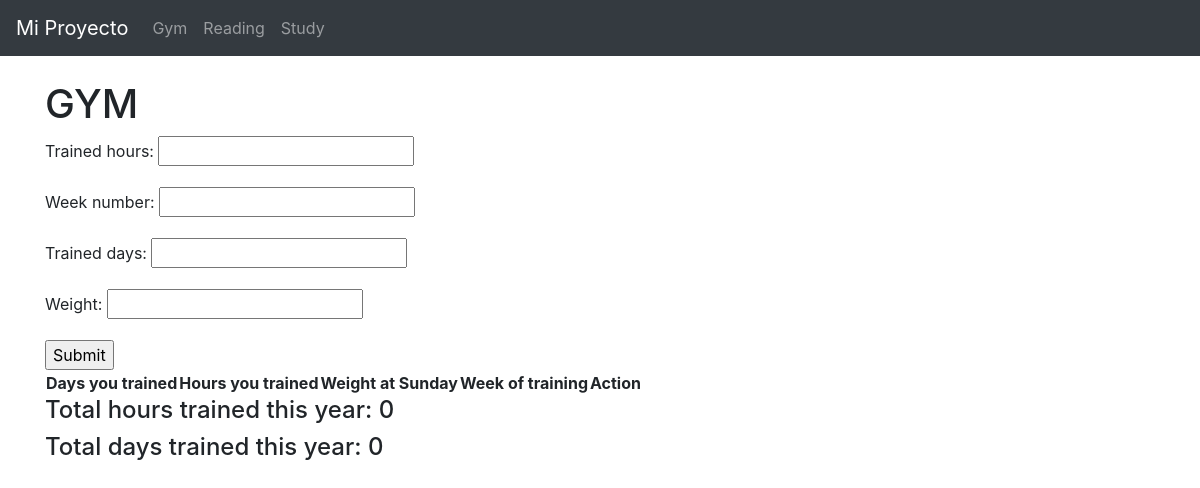
The page /gym/ on the database as committed earlier.
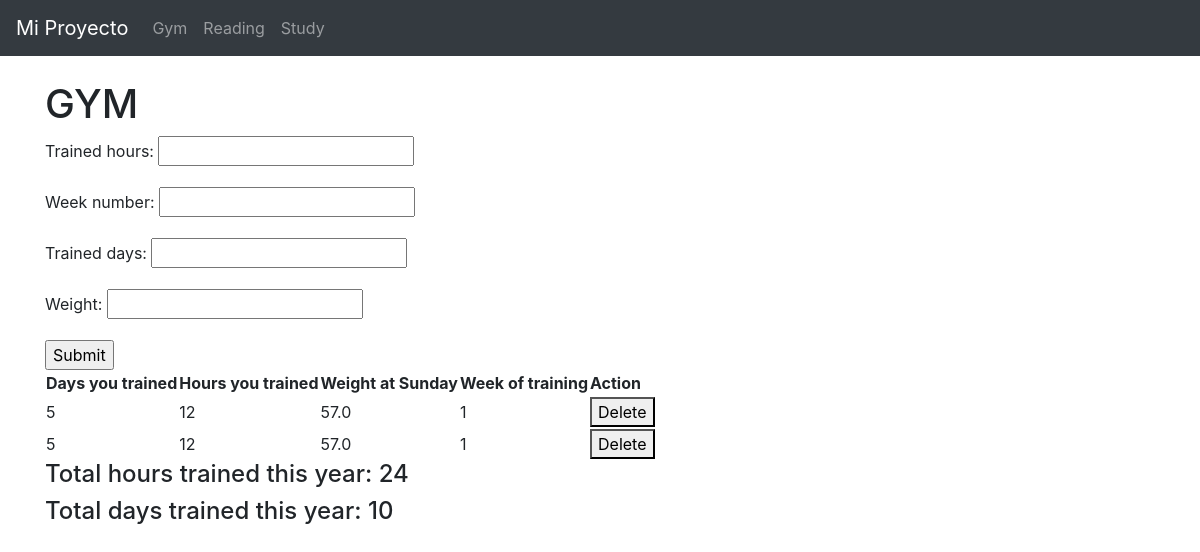
The same page on the database as committed later.
### gym/models.py (models this page shows, shortened)
class gym_track(models.Model):
    trained_hours = models.IntegerField()
    week_number = models.IntegerField()
    trained_days = models.IntegerField()
    weight = models.FloatField()
    date = models.DateField(auto_now_add=True)

### gym/views.py (the view)
# urls.py: path('', views.gym_track_view, name='gym'),
def gym_track_view(request):
    form = gym_track_form()
    data = gym_track.objects.all()
    total_hours = 0
    total_days = 0
    for i in data:
        total_hours += i.trained_hours
        total_days += i.trained_days
    if request.method == 'POST':
        form = gym_track_form(request.POST)
        if form.is_valid():
            form.save()
    context = {'form': form, 'data': data, 'total_hours': total_hours, 'total_days': total_days}
    return render(request, 'gym.html', context)

### gym/forms.py
class gym_track_form(forms.ModelForm):
    class Meta:
        model = gym_track
        fields = '__all__'

### gym/templates/gym.html (shortened to what this page needs)
<!DOCTYPE html>
<html lang="en" data-theme="light">
<head>
    <link rel="stylesheet" href="https://cdn.jsdelivr.net/npm/@picocss/pico@1/css/pico.min.css">
</head>
<body>
{% extends 'base.html' %}
{% block content %}
  <h1>GYM</h1>
  <form action="{% url 'gym' %}" method="post">
      {{ form.as_p }}
      <input type="submit" value="Submit">
  </form>
  <main>
<table>
    <tr>
        <th>Days you trained</th>
        <th>Hours you trained</th>
        <th>Weight at Sunday</th>
        <th>Week of training</th>
        <th>Action</th>
    </tr>
    {% for data_type in data %}
        <tr>
            <td>{{ data_type.trained_days }}</td>
            <td>{{ data_type.trained_hours }}</td>
            <td>{{ data_type.weight }}</td>
            <td>{{ data_type.week_number }}</td>
            <td>
                <form action="{% url 'delete_gym_entry' data_type.id %}" method="post">
                    <button type="submit">Delete</button>
                </form>
            </td>
        </tr>
    {% endfor %}
</table>
    <h4>Total hours trained this year: {{ total_hours }}</h4>
    <h4>Total days trained this year: {{ total_days }}</h4>
  </main>
{% endblock %}

### gym/templates/base.html (shortened to what this page needs)
<!DOCTYPE html>
<html lang="en">
<head>
  <link rel="stylesheet" href="https://cdn.jsdelivr.net/npm/@picocss/pico@1/css/pico.min.css">
  <link rel="stylesheet" href="https://stackpath.bootstrapcdn.com/bootstrap/4.3.1/css/bootstrap.min.css">
</head>
<body>
  {% include 'partials/_header.html' %}
  <div class="container mt-4">
    {% block content %}{% endblock %}
  </div>
</body>
</html>

### gym/templates/partials/_header.html (shortened to what this page needs)
<!DOCTYPE html>
<html lang="en">
<head>
</head>
<body>
<nav class="navbar navbar-expand-lg navbar-dark bg-dark">
  <a class="navbar-brand" href="{% url 'templ' %}">Mi Proyecto</a>
  <div class="collapse navbar-collapse" id="navbarNav">
    <ul class="navbar-nav">
      <li class="nav-item">
        <a class="nav-link" href="{% url 'gym' %}">Gym</a>
      </li>
      <li class="nav-item">
        <a class="nav-link" href="{% url 'books' %}">Reading</a>
      </li>
      <li class="nav-item">
        <a class="nav-link" href="{% url 'study' %}">Study</a>
      </li>
    </ul>
  </div>
</nav>
</body>
</html>

Rows that differ between the two databases and show on the page:
added gym_track: trained_days "5", trained_hours "12", weight "57.0", week_number "1"
added gym_track: trained_days "5", trained_hours "12", weight "57.0", week_number "1"
Other text that changed with them:
{{ total_hours }}: "0" → "24"
{{ total_days }}: "0" → "10"
